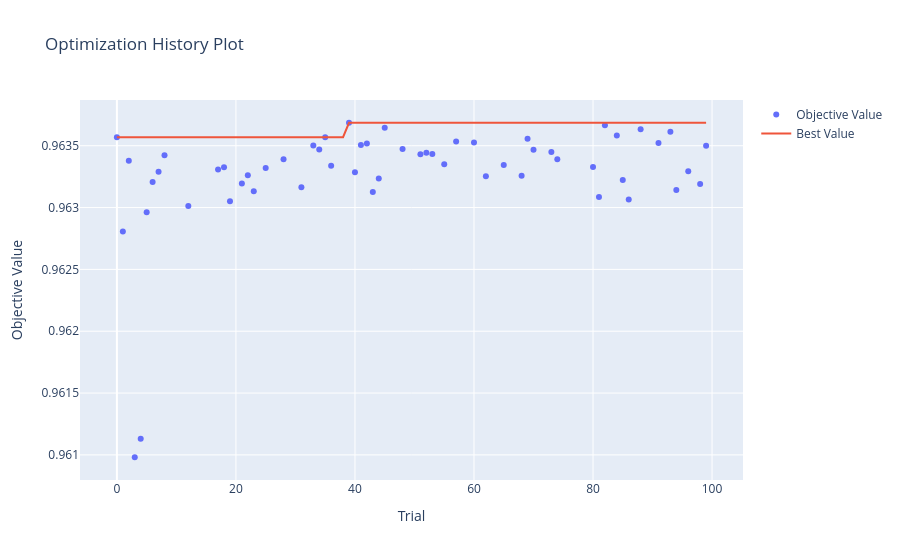

Source (notebook cell):
### Code cell
optuna_filename = 'optuna_params_xgb.json'
best_params = setup.load_optuna_params(optuna_filename)

if setup.perform_optuna_tuning() or len(best_params) == 0:
    print("Starting XGBoost SQLite Optuna Optimization (raw features)...")
    
    pruner = optuna.pruners.MedianPruner(
        n_startup_trials=5,
        n_warmup_steps=3,
        interval_steps=1
    )
    
    study = optuna.create_study(
        storage='sqlite:///xgb_study_v3.db',
        load_if_exists=True,
        direction='maximize',
        study_name='xgb_raw_features_optuna_v3',
        pruner=pruner,
        sampler=optuna.samplers.TPESampler(
            seed=seed,
            n_startup_trials=5,
            multivariate=True
        )
    )
    
    study.optimize(objective, n_trials=100, timeout=7200, show_progress_bar=True)
    best_params = study.best_params
    print(f'Best score: {study.best_value:.5f}')
    print("Best params found:", best_params)
    setup.save_optuna_params(optuna_filename, best_params)
    setup.upload_artifact(optuna_filename)

    fig = optuna.visualization.plot_optimization_history(study)
    fig.show()
else:
    print("Using loaded parameters:", best_params)

### Figure 1 — Plotly figure (JSON) as saved in the notebook; plotly's stock layout.template omitted (floating-point values rounded to 4 significant figures)
{"data": [{"mode": "markers", "name": "Objective Value", "type": "scatter", "x": [0, 1, 2, 3, 4, 5, 6, 7, 8, 12, 17, 18, 19, 21, 22, 23, 25, 28, 31, 33, 34, 35, 36, 39, 40, 41, 42, 43, 44, 45, 48, 51, 52, 53, 55, 57, 60, 62, 65, 68, 69, 70, 73, 74, 80, 81, 82, 84, 85, 86, 88, 91, 93, 94, 96, 98, 99], "y": [0.9636, 0.9628, 0.9634, 0.961, 0.9611, 0.963, 0.9632, 0.9633, 0.9634, 0.963, 0.9633, 0.9633, 0.9631, 0.9632, 0.9633, 0.9631, 0.9633, 0.9634, 0.9632, 0.9635, 0.9635, 0.9636, 0.9633, 0.9637, 0.9633, 0.9635, 0.9635, 0.9631, 0.9632, 0.9636, 0.9635, 0.9634, 0.9634, 0.9634, 0.9634, 0.9635, 0.9635, 0.9633, 0.9633, 0.9633, 0.9636, 0.9635, 0.9634, 0.9634, 0.9633, 0.9631, 0.9637, 0.9636, 0.9632, 0.9631, 0.9636, 0.9635, 0.9636, 0.9631, 0.9633, 0.9632, 0.9635]}, {"mode": "lines", "name": "Best Value", "type": "scatter", "x": [0, 1, 2, 3, 4, 5, 6, 7, 8, 9, 10, 11, 12, 13, 14, 15, 16, 17, 18, 19, 20, 21, 22, 23, 24, 25, 26, 27, 28, 29, 30, 31, 32, 33, 34, 35, 36, 37, 38, 39, 40, 41, 42, 43, 44, 45, 46, 47, 48, 49, 50, 51, 52, 53, 54, 55, 56, 57, 58, 59, 60, 61, 62, 63, 64, 65, 66, 67, 68, 69, 70, 71, 72, 73, 74, 75, 76, 77, 78, 79, 80, 81, 82, 83, 84, 85, 86, 87, 88, 89, 90, 91, 92, 93, 94, 95, 96, 97, 98, 99], "y": [0.9636, 0.9636, 0.9636, 0.9636, 0.9636, 0.9636, 0.9636, 0.9636, 0.9636, 0.9636, 0.9636, 0.9636, 0.9636, 0.9636, 0.9636, 0.9636, 0.9636, 0.9636, 0.9636, 0.9636, 0.9636, 0.9636, 0.9636, 0.9636, 0.9636, 0.9636, 0.9636, 0.9636, 0.9636, 0.9636, 0.9636, 0.9636, 0.9636, 0.9636, 0.9636, 0.9636, 0.9636, 0.9636, 0.9636, 0.9637, 0.9637, 0.9637, 0.9637, 0.9637, 0.9637, 0.9637, 0.9637, 0.9637, 0.9637, 0.9637, 0.9637, 0.9637, 0.9637, 0.9637, 0.9637, 0.9637, 0.9637, 0.9637, 0.9637, 0.9637, 0.9637, 0.9637, 0.9637, 0.9637, 0.9637, 0.9637, 0.9637, 0.9637, 0.9637, 0.9637, 0.9637, 0.9637, 0.9637, 0.9637, 0.9637, 0.9637, 0.9637, 0.9637, 0.9637, 0.9637, 0.9637, 0.9637, 0.9637, 0.9637, 0.9637, 0.9637, 0.9637, 0.9637, 0.9637, 0.9637, 0.9637, 0.9637, 0.9637, 0.9637, 0.9637, 0.9637, 0.9637, 0.9637, 0.9637, 0.9637]}, {"marker": {"color": "#cccccc"}, "mode": "markers", "name": "Infeasible Trial", "showlegend": false, "type": "scatter", "x": [], "y": []}], "layout": {"title": {"text": "Optimization History Plot"}, "xaxis": {"title": {"text": "Trial"}}, "yaxis": {"title": {"text": "Objective Value"}}}}
